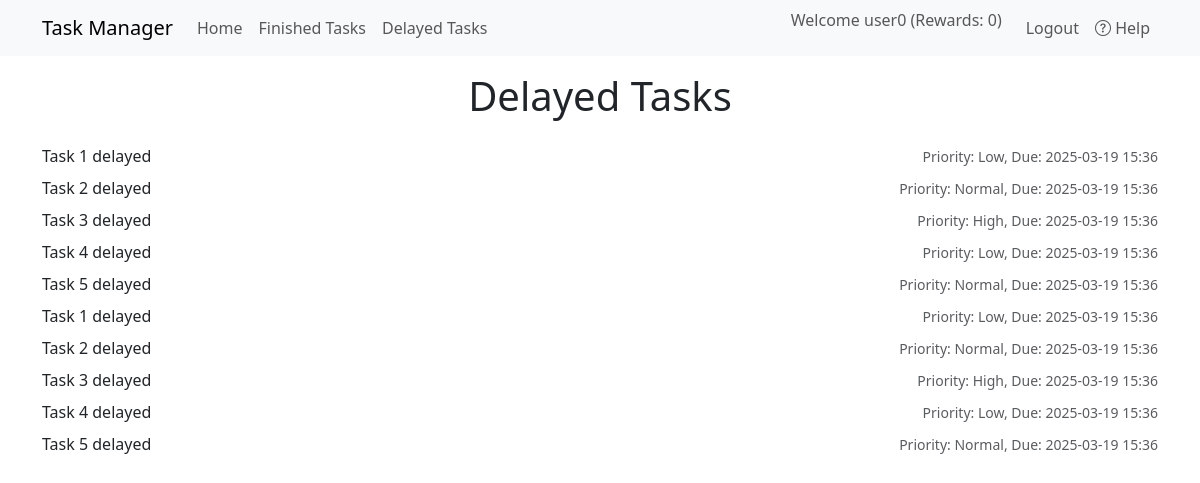
The app's page /delayed_tasks (signed in) with its own data.
### app.py (models this page shows)
class User(db.Model):
    id = db.Column(db.Integer, primary_key=True)
    username = db.Column(db.String(64), unique=True, nullable=False)
    email = db.Column(db.String(120), unique=True, nullable=False)  # new field
    password = db.Column(db.String(128), nullable=False)
    reward_points = db.Column(db.Integer, default=0)  # added for admin-updated rewards
    isAdmin = db.Column(db.Boolean, default=False)  # new field
    tasks = db.relationship('Task', backref='user', lazy=True)

class Task(db.Model):
    id = db.Column(db.Integer, primary_key=True)
    user_id = db.Column(db.Integer, db.ForeignKey('user.id'), nullable=False)
    text = db.Column(db.String(256), nullable=False)
    done = db.Column(db.Boolean, default=False)
    priority = db.Column(db.String(10), default='Normal')
    created_time = db.Column(db.DateTime, default=datetime.now)
    last_updated = db.Column(db.DateTime, default=datetime.now, onupdate=datetime.now)
    due_time = db.Column(db.DateTime, nullable=False)
    reward_given = db.Column(db.Boolean, default=False)  # new field added

### app.py (the view)
@app.route('/delayed_tasks')
@login_required
def delayed_tasks():
    user_id = session['user_id']
    now = datetime.now()
    delayed = Task.query.filter(Task.user_id==user_id, Task.done==False, Task.due_time < now).all()
    return render_template('tasks/delayed_tasks.html', tasks=delayed)

### app.py (called while the page is built)
def login_required(f):
    @wraps(f)
    def decorated_function(*args, **kwargs):
        if 'user_id' not in session:
            return redirect(url_for('login'))
        return f(*args, **kwargs)
    return decorated_function

@app.context_processor
def inject_user_rewards():
    user_id = session.get('user_id')
    reward_points = 0
    is_admin = False
    if user_id:
        user = User.query.filter_by(id=user_id).first()
        if user:
            reward_points = user.reward_points
            is_admin = user.isAdmin
    return dict(current_user=session.get('username'), reward_points=reward_points, is_admin=is_admin)

### templates/tasks/delayed_tasks.html (shortened to what this page needs)
{% extends "base.html" %}
{% block content %}
  <h1 class="mb-4 text-center">Delayed Tasks</h1>
  <ul class="list-unstyled">
    {% for task in tasks %}
    <li class="d-flex align-items-center mb-2">
      <span class="flex-grow-1">{{ task.text }}</span>
      <small class="ms-2 text-muted">
        Priority: {{ task.priority }},
        Due: {{ task.due_time.strftime("%Y-%m-%d %H:%M") }}
      </small>
    </li>
    {% endfor %}
  </ul>
{% endblock %}

### templates/base.html (shortened to what this page needs)
<!DOCTYPE html>
<html lang="en">
<head>
  <link href="https://cdn.jsdelivr.net/npm/bootstrap@5.3.0/dist/css/bootstrap.min.css" rel="stylesheet">
  <link rel="stylesheet" href="https://cdn.jsdelivr.net/npm/bootstrap-icons@1.10.5/font/bootstrap-icons.css">
</head>
<body>
  <nav class="navbar navbar-expand-lg navbar-light bg-light">
    <div class="container">
      <a class="navbar-brand" href="{{ url_for('index') }}">Task Manager</a>
      <div class="collapse navbar-collapse" id="navbarNav">
        <ul class="navbar-nav me-auto">
          <li class="nav-item"><a class="nav-link" href="{{ url_for('index') }}">Home</a></li>
          {% if current_user %}
          <li class="nav-item"><a class="nav-link" href="{{ url_for('finished_tasks') }}">Finished Tasks</a></li>
          <li class="nav-item"><a class="nav-link" href="{{ url_for('delayed_tasks') }}">Delayed Tasks</a></li>
          {% endif %}
        </ul>
        <ul class="navbar-nav">
          {% if current_user %}
          <li class="nav-item">
            <span class="navbar-text me-3">
              Welcome {{ current_user }} (Rewards: {{ reward_points }})
            </span>
          </li>
          <li class="nav-item"><a class="nav-link" href="{{ url_for('logout') }}">Logout</a></li>
          {% else %}
          <li class="nav-item"><a class="nav-link" href="{{ url_for('login') }}">Login</a></li>
          <li class="nav-item"><a class="nav-link" href="{{ url_for('register') }}">Register</a></li>
          {% endif %}
          <li class="nav-item">
            <a class="nav-link" href="#" data-bs-toggle="modal" data-bs-target="#helpModal">
              <i class="bi bi-question-circle"></i> Help
            </a>
          </li>
        </ul>
      </div>
    </div>
  </nav>
  <div class="container">
    {% block content %}{% endblock %}
  </div>
</body>
</html>

### records on screen
User: username "user0"
Task: text "Task 1 delayed", priority "Low", due_time "2025-03-19 15:36"
Task: text "Task 2 delayed", priority "Normal", due_time "2025-03-19 15:36"
Task: text "Task 3 delayed", priority "High", due_time "2025-03-19 15:36"
Task: text "Task 4 delayed", priority "Low", due_time "2025-03-19 15:36"
Task: text "Task 5 delayed", priority "Normal", due_time "2025-03-19 15:36"
Task: text "Task 1 delayed", priority "Low", due_time "2025-03-19 15:36"
Task: text "Task 2 delayed", priority "Normal", due_time "2025-03-19 15:36"
Task: text "Task 3 delayed", priority "High", due_time "2025-03-19 15:36"
Task: text "Task 4 delayed", priority "Low", due_time "2025-03-19 15:36"
Task: text "Task 5 delayed", priority "Normal", due_time "2025-03-19 15:36"

### other values on screen
{{ reward_points }} "0"
